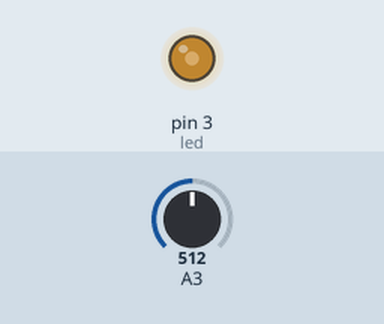
This sketch was run on a simulated Arduino Uno, built with avr-gcc and run on an emulated ATmega328P. Shown: output pins drawn as LEDs (lit = HIGH). Inputs (shaded band) come from the test bench; at power-on: A3 = 512.

Above: at 1.2 s.
1.3 s: A3 set to 716
At 1.6 s:
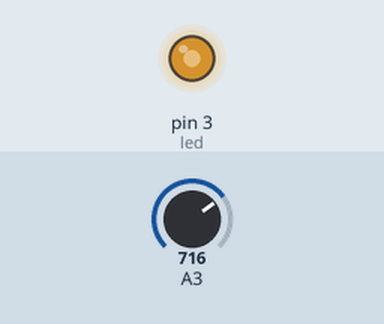
2.8 s: A3 set to 900
At 3.2 s:
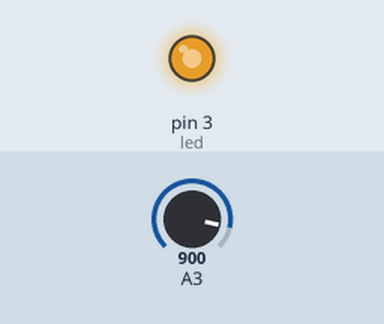
4.3 s: A3 set to 122
At 5.1 s:
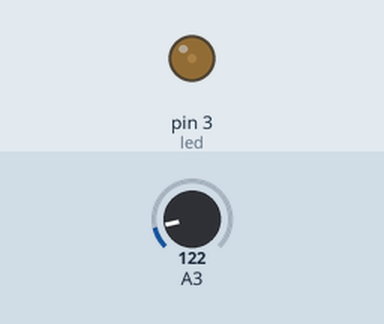
5.8 s: A3 set to 511
At 6.8 s:
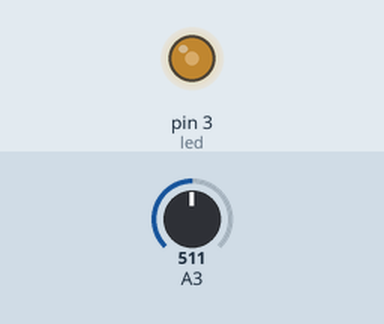
Timing chart, 0 to 8.3 s (numbered marks = the images above; inputs shaded):
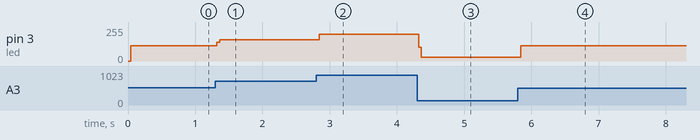

The sketch:

trimm_pot_led_hardware_pwm.ino
```cpp
int led = 3,pot;

// the setup routine runs once when you press reset:
void setup() {
  // initialize the digital pin as an output.
  pinMode(led, OUTPUT);
}

// the loop routine runs over and over again forever:
void loop() {
  pot=analogRead(A3);
  digitalWrite(led, HIGH);   // turn the LED on (HIGH is the voltage level)
  delayMicroseconds(pot);               // wait
  digitalWrite(led, LOW);    // turn the LED off by making the voltage LOW
  delayMicroseconds(1027-pot);          // wait
}
```

Measured:
- after the input at 1.3 s, pin 3 (led): 115/255 → 161/255 at once
- after the input at 2.8 s, pin 3 (led): 161/255 → 202/255 at once
- after the input at 4.3 s, pin 3 (led): 202/255 → 28/255 at once
- after the input at 5.8 s, pin 3 (led): 28/255 → 115/255 at once
